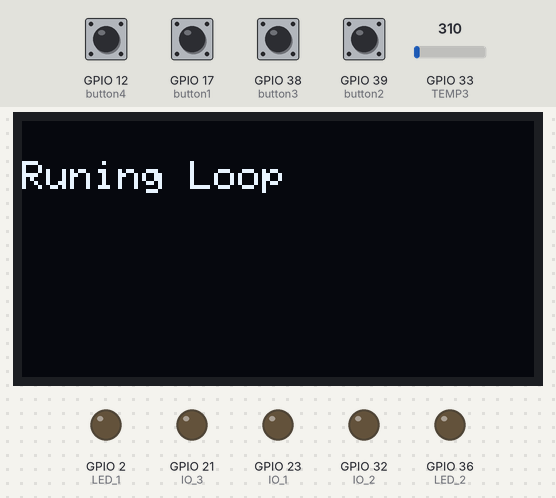
Simulated run of this sketch. Board: ESP32. Shown: 128×64 one-colour display, output pins drawn as LEDs (lit = HIGH). The inputs (shaded band) are chosen by the test bench; at power-on: GPIO 12 (button4), GPIO 17 (button1), GPIO 38 (button3), GPIO 39 (button2) HIGH, GPIO 33 (TEMP3) = 310. The display library's start-up logo is not drawn; no radio packets arrive unless stated; what the sketch prints to the serial monitor is not drawn.

Above: at 6.4 s.
6.5 s: GPIO 17 (button1) pulled LOW for 0.25 s
At 8.1 s:
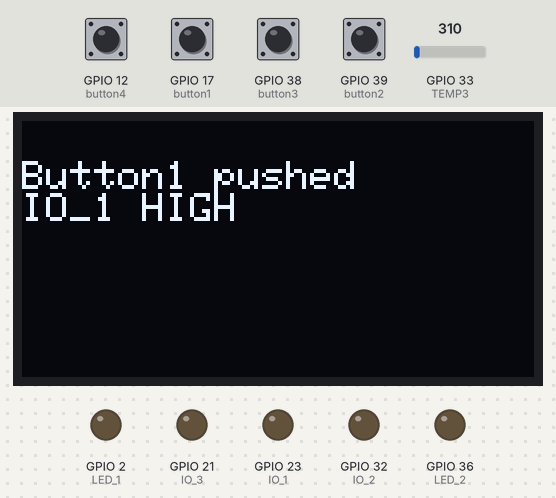
9.7 s: GPIO 12 (button4) pulled LOW for 0.25 s
At 10.7 s:
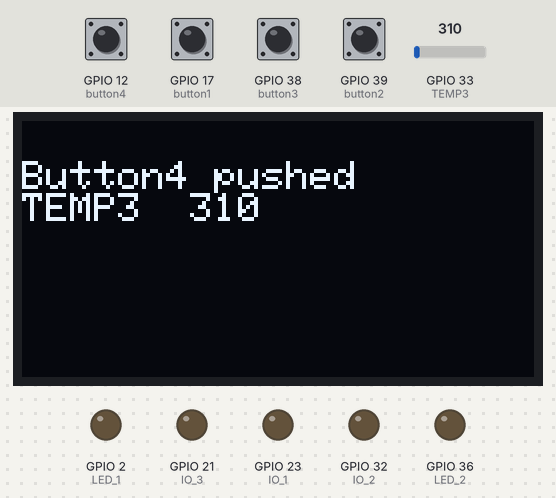
12.6 s: GPIO 38 (button3) pulled LOW for 0.25 s
At 13.6 s:
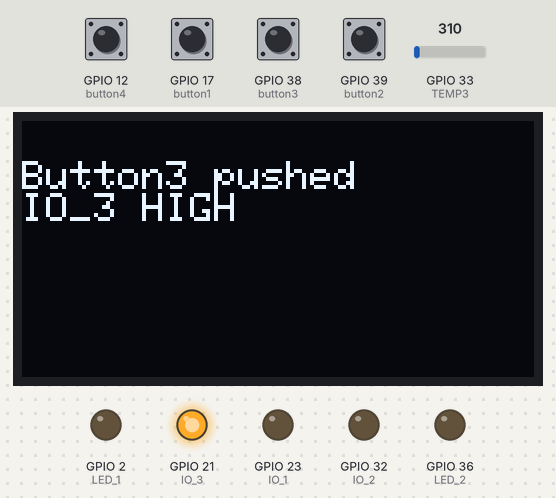
15.3 s: GPIO 39 (button2) pulled LOW for 0.25 s
At 16.3 s:
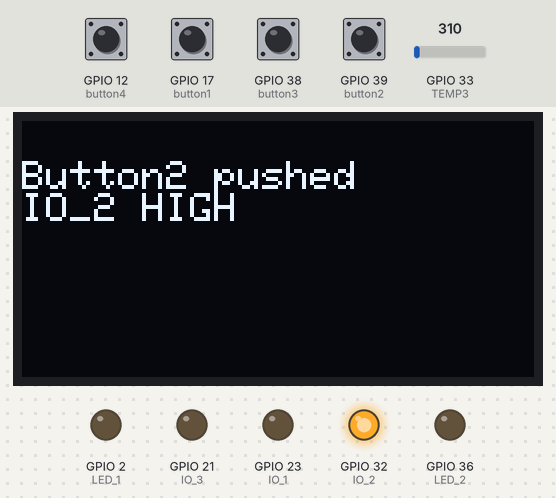
18.0 s: GPIO 39 (button2) pulled LOW for 1 s
At 20.1 s:
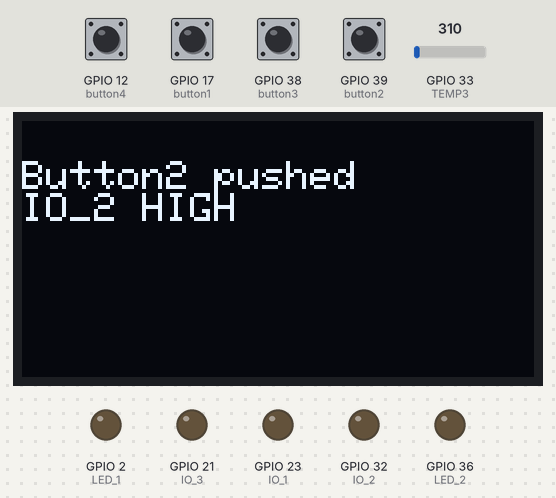
21.8 s: GPIO 12 (button4) pulled LOW for 1 s
At 22.7 s:
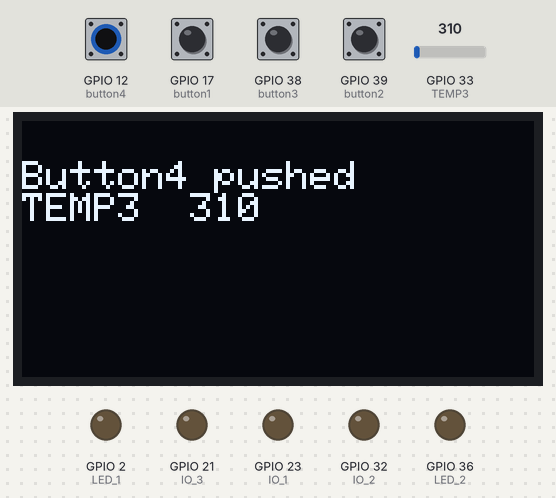
Timing chart, 0 to 24.8 s (numbered marks = the images above; inputs shaded):
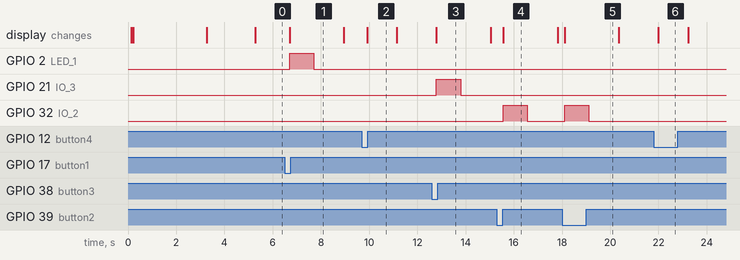

The sketch:

TestIO.ino
```cpp
//
// --------------  "01234567890123456789"
char this_file[] = "Tilt_Temp_Tx";
char descp[] = "ESP32 TTGO LoRa";
char ver[] = "ver 1.1  12/31/22 ";
char ver2[] = "Tilt + 2 Temps";
char ver3[] = "8 samples/50 ms loop";

#include <Adafruit_MPU6050.h>

//Libraries for LoRa
#include <SPI.h>
#include <LoRa.h>

//Libraries for DS18B20 sensor
#include <OneWire.h>
byte temp1 = 25;
byte temp2 = 13;

byte button1 = 17;        // pushbutton I/O pin
byte button2 = 39;        // pushbutton I/O pin
byte button3 = 38;        // pushbutton I/O pin
byte button4 = 12;        // pushbutton I/O pin
byte IO_1 = 23;           //  I/O pin 1
byte IO_2 = 32;           //  I/O pin 2
byte IO_3 = 21;           //  I/O pin 3
byte LED_1 = 2;           //  LED_1
byte LED_2 = 36;          //  LED_2
byte TEMP3 = 33;          //  TEMP3
byte AMBLIGHTSENSE = 37;  //  AMBIENTLIGHTSENSE

//Libraries for OLED Display
#include <Wire.h>  // uncomment if not included elsewhere
#include <Adafruit_GFX.h>
#include <Adafruit_SSD1306.h>

//define the pins used by the LoRa transceiver module
#define SCK 5
#define MISO 19
#define MOSI 27
#define SS 18
#define RST 14
#define DIO0 26

#define BAND 915E6  //915E6 for North America

//OLED pins
#define OLED_SDA 4
#define OLED_SCL 15
#define OLED_RST 16
#define SCREEN_WIDTH 128  // OLED display width, in pixels
#define SCREEN_HEIGHT 64  // OLED display height, in pixels

Adafruit_MPU6050 mpu;

Adafruit_SSD1306 display(128, 64, &Wire, OLED_RST);
// Adafruit_SSD1306 display = Adafruit_SSD1306(128, 64, &Wire);

const int MPU_addr = 0x68;
int16_t AcX, AcY, AcZ, Tmp, GyX, GyY, GyZ;

int minVal = 265;
int maxVal = 402;

// float x;
// float y;
float z;

int xsamp[26];
int ysamp[26];
int xavI;  // integer angle in hundredths
int yavI;  // integer angle in hundredths
float xav;
float yav;
int xsum;
int ysum;
int xmax;
int xmin;
int ymax;
int ymin;

int Temp_1;
int Temp_2;
int Temp_3;

byte sync_byte;
byte cmd_byte;
byte counter;  // loop counter

byte i;
String LoRaData;
double LoRa_Tx_time;
double Tilt_clk;  // max 10 minutes
bool Tilt_flag;   // true=tilt mode, false=temps mode
double temp_clk;  // sets the trigger for sending temps
double ds_clk;    // allow 1 sec conversion time between starts

//
// =======================================================================
void setup() {

  pinMode(button1, INPUT_PULLUP);
  pinMode(button2, INPUT_PULLUP);
  pinMode(button3, INPUT_PULLUP);
  pinMode(button4, INPUT_PULLUP);
  pinMode(IO_1, OUTPUT);
  pinMode(IO_2, OUTPUT);
  pinMode(IO_3, OUTPUT);
  pinMode(LED_1, OUTPUT);
  pinMode(LED_2, OUTPUT);

  Serial.begin(9600);
  // while (!Serial);
  delay(100);

  Serial.println();
  Serial.println(this_file);  //file name
  Serial.println(descp);      //description
  Serial.println(ver);        //version and date
  Serial.println(ver2);       //version and date
  Serial.println(ver3);       //version and date
  Serial.println();

  Wire.begin(OLED_SDA, OLED_SCL);

  // SSD1306_SWITCHCAPVCC = generate display voltage from 3.3V internally
  if (!display.begin(SSD1306_SWITCHCAPVCC, 0x3C)) {  // Address 0x3C for 128x64
    Serial.println(F("SSD1306 allocation failed"));
    for (;;)
      ;  // Don't proceed, loop forever
  }

  display.display();
  display.setTextSize(1);
  display.setTextColor(WHITE);
  display.setRotation(0);

  display.clearDisplay();
  display.setCursor(0, 0);
  display.print(this_file);
  display.setCursor(0, 15);
  display.print(descp);
  display.setCursor(0, 30);
  display.print(ver);
  display.setCursor(0, 40);
  display.print(ver2);
  display.display();

  delay(3000);  // reading time

  // Serial.println("MPU6050 OLED demo");

  // if (!mpu.begin()) {
  // 	Serial.println("Sensor init failed");
  // 	while (1)yield() ; // halt here
  // }
  // Serial.println("Found a MPU-6050 sensor");

  //SPI LoRa pins
  SPI.begin(SCK, MISO, MOSI, SS);
  //setup LoRa transceiver module
  LoRa.setPins(SS, RST, DIO0);

  if (!LoRa.begin(BAND)) {
    Serial.println("Starting LoRa failed!");
    while (1)
      ;
  }

  display.clearDisplay();
  Serial.println("LoRa Initializing OK!");
  display.setCursor(0, 10);
  display.print("LoRa Initializing OK!");
  display.display();
  delay(2000);

  Tilt_flag = false;
  LoRa.setSpreadingFactor(12);  // temp mode

  display.setTextSize(3);
  LoRa_Tx_time = millis();  // start the clock
  temp_clk = millis();      // start the clock (~5 sec)

  ds_clk = millis();  // start the 1 sec conversion time
}

// ============================ LOOP() ====================================
void loop() {
  display.clearDisplay();
  display.setTextSize(1);
  display.setCursor(0, 10);
  display.print("Runing Loop");
  display.display();
  if (!digitalRead(button1)) {  // button1 down?
    delay(20);                  // start a clock
    if (!digitalRead(button1)) {
      delay(20);  // start another clock
      if (!digitalRead(button1)) {
        Serial.println("Button1 pushed");
        display.clearDisplay();
        display.setCursor(0, 10);
        display.println("Button1 pushed");
        display.print("IO_1 HIGH");
        display.display();
        digitalWrite(LED_1, HIGH);
        delay(1000);
        digitalWrite(LED_1, LOW);
        display.display();
        delay(1000);
        display.clearDisplay();
      }
    }
  }
  display.clearDisplay();
  if (!digitalRead(button2)) {  // button1 down?
    delay(20);                  // start a clock
    if (!digitalRead(button2)) {
      delay(20);  // start another clock
      if (!digitalRead(button2)) {
        Serial.println("Button2 pushed");
        display.clearDisplay();
        display.setCursor(0, 10);
        display.println("Button2 pushed");
        display.print("IO_2 HIGH");
        display.display();
        digitalWrite(IO_2, HIGH);
        delay(1000);
        digitalWrite(IO_2, LOW);

        display.display();
        delay(1000);
        display.clearDisplay();
      }
    }
  }
  display.clearDisplay();
  if (!digitalRead(button3)) {  // button1 down?
    delay(20);                  // start a clock
    if (!digitalRead(button3)) {
      delay(20);  // start another clock
      if (!digitalRead(button3)) {
        Serial.println("Button3 pushed");
        display.clearDisplay();
        display.setCursor(0, 10);
        display.println("Button3 pushed");
        display.print("IO_3 HIGH");
        display.display();
        digitalWrite(IO_3, HIGH);
        delay(1000);
        digitalWrite(IO_3, LOW);
        display.display();
        delay(1000);
        display.clearDisplay();
      }
    }
  }
// Test Button 4 and TEMP3
  if (!digitalRead(button4)) {  // button1 down?
    delay(20);                  // start a clock
    if (!digitalRead(button4)) {
      delay(20);  // start another clock
      if (!digitalRead(button4)) {
        Serial.println("Button4 pushed");
        display.clearDisplay();
        display.setCursor(0, 10);
        display.println("Button4 pushed");
        display.print("TEMP3  ");
        display.print(analogRead(TEMP3));
        display.display();
        delay(1000);
        display.clearDisplay();
      }
    }
  }
// Test Button 4 and AMBIENTLIGHTSENSE
  // if (!digitalRead(button4)) {  // button1 down?
  //   delay(20);                  // start a clock
  //   if (!digitalRead(button4)) {
  //     delay(20);  // start another clock
  //     if (!digitalRead(button4)) {
  //       Serial.println("Button4 pushed");
  //       display.clearDisplay();
  //       display.setCursor(0, 10);
  //       display.println("Button4 pushed");
  //       display.print("AMBLIGHTSENSE  ");
  //       display.print(analogRead(AMBLIGHTSENSE));
  //       display.display();
  //       delay(1000);
  //       display.clearDisplay();
  //     }
  //   }
  // }
 // Test to see if IO_1 works as an input
  // if (!digitalRead(IO_1)) {  // IO_1 LOW?
  //   delay(20);               // start a clock
  //   if (!digitalRead(IO_1)) {
  //     delay(20);  // start another clock
  //     if (!digitalRead(IO_1)) {
  //       Serial.println("IO_1 Low");
  //       display.clearDisplay();
  //       display.setCursor(0, 10);
  //       display.print("IO_1 Low");
  //       display.display();
  //       delay(1000);
  //       display.clearDisplay();
  //     }
  //   }
  // }

 // Test to see if IO_2 works as an input
  // if (!digitalRead(IO_2)) {  // IO_2 LOW?
  //   delay(20);               // start a clock
  //   if (!digitalRead(IO_2)) {
  //     delay(20);  // start another clock
  //     if (!digitalRead(IO_2)) {
  //       Serial.println("IO_2 Low");
  //       display.clearDisplay();
  //       display.setCursor(0, 10);
  //       display.print("IO_2 Low");
  //       display.print("LED_1 HIGH");
  //       display.display();
  //       digitalWrite(LED_1, HIGH);
  //       delay(1000);
  //       digitalWrite(LED_1, LOW);
  //       display.clearDisplay();
  //     }
  //   }
  // }

 // Test to see if IO_3 works as an input
  // if (!digitalRead(IO_3)) {  // IO_3 LOW?
  //   delay(20);               // start a clock
  //   if (!digitalRead(IO_3)) {
  //     delay(20);  // start another clock
  //     if (!digitalRead(IO_3)) {
  //       Serial.println("IO_3 Low");
  //       display.clearDisplay();
  //       display.setCursor(0, 10);
  //       display.print("IO_3 Low");
  //       display.print("LED_2 HIGH");
  //       display.display();
  //       digitalWrite(LED_2, HIGH);
  //       delay(1000);
  //       digitalWrite(LED_2, LOW);
  //       display.clearDisplay();
  //     }
  //   }
  // }

  delay(200);
}
```

Measured:
- after the input at 6.5 s, GPIO 2 (LED_1): LOW → HIGH after 0.20 s, → LOW 1.0 s later; the display: changes after 0.20 s (image 1)
- after the input at 9.7 s, the display: changes after 0.22 s (image 2)
- after the input at 12.6 s, GPIO 21 (IO_3): LOW → HIGH after 0.19 s, → LOW 1.0 s later; the display: changes after 0.19 s (image 3)
- after the input at 15.3 s, GPIO 32 (IO_2): LOW → HIGH after 0.26 s, → LOW 1.0 s later; the display: changes after 0.26 s (image 4)
- after the input at 18.0 s, GPIO 32 (IO_2): LOW → HIGH after 0.10 s, → LOW 1.0 s later; the display: changes after 0.10 s (image 5)
- after the input at 21.8 s, the display: changes after 0.20 s (image 6)
- what the display in image 4 shows lasts 2.2 s, from 15.6 s to 17.8 s
